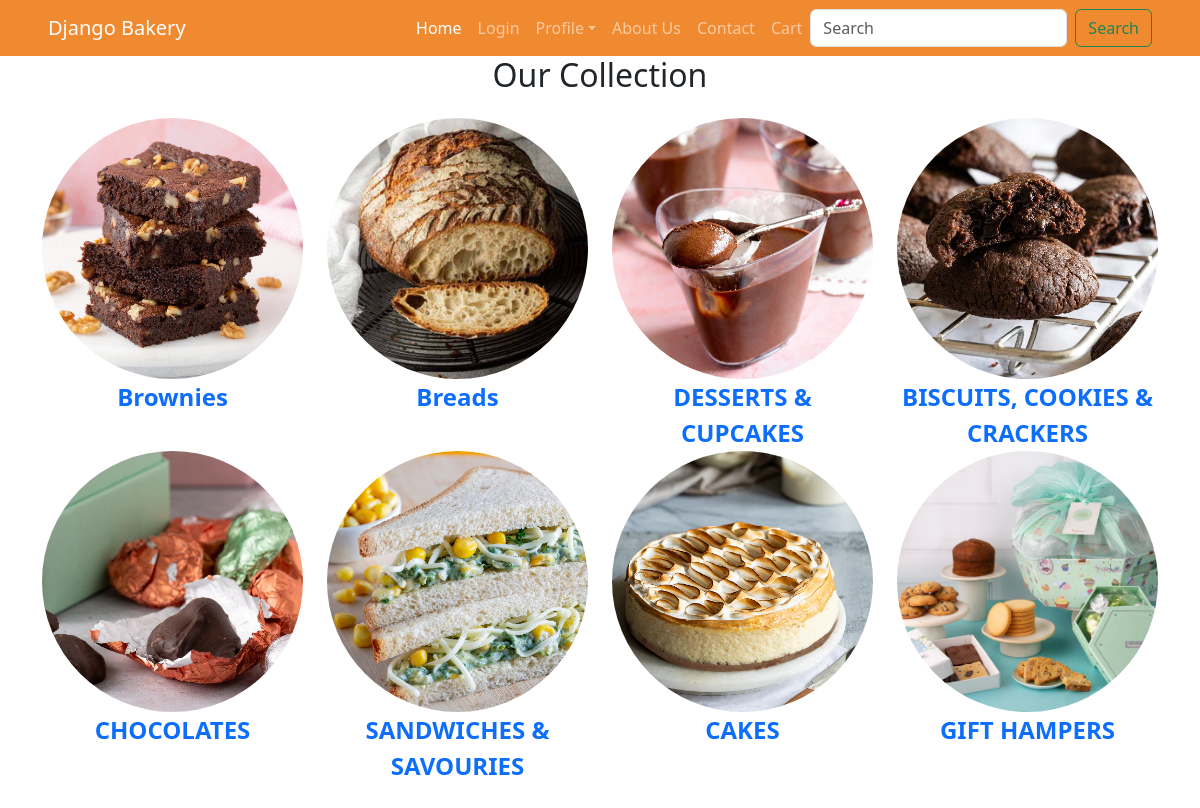
/collection/all, run on the app's committed database.
### inventory/models.py (models this page shows, shortened)
class Collection(models.Model):
    name = models.CharField(max_length=50)
    desc = models.TextField()
    image = models.ImageField(upload_to="collection", blank=True, null=True)

### inventory/views.py (the view)
# urls.py: path('collection/all',views.collection_list,name='collection_all'),
def collection_list(request):
    return render(request,'inventory/collection_all.html', context={
        'collections':Collection.objects.all()
    })

### cart/templatetags/cart_tags.py (called while the page is built)
@register.simple_tag()
def count_cart_items():
     return CartItem.objects.count()

### templates/inventory/collection_all.html (shortened to what this page needs)
{% extends 'layout/base.html' %}
{% load static %}
{% block content %}
<div class="container-fluid">
    <div class="row">
        <div class="col">
            <h2 class="text-center">Our Collection</h2>
            <div class="container py-2 my-3">
                <div class="row">
                    {% for item in collections %}
                    <div class="col-md-3 text-center collection">
                        <a href="{% url 'collection_detail' item.id %}">
                            <img src="{{item.image.url}}" alt="{{item.name}}" class="img-fluid rounded-circle">
                        </a>
                        <a href="{% url 'collection_detail' item.id %}" class="fs-4 fw-bold text-decoration-none ">{{item.name}}</a>
                    </div>
                    {% endfor %}
                </div>
            </div>
        </div>
    </div>
</div>
{% endblock content %}

### data on the page
Collection: image (picture), name "Brownies"
Collection: image (picture), name "Breads"
Collection: image (picture), name "DESSERTS & CUPCAKES"
Collection: image (picture), name "BISCUITS, COOKIES & CRACKERS"
Collection: image (picture), name "CHOCOLATES"
Collection: image (picture), name "SANDWICHES & SAVOURIES"
Collection: image (picture), name "CAKES"
Collection: image (picture), name "GIFT HAMPERS"
